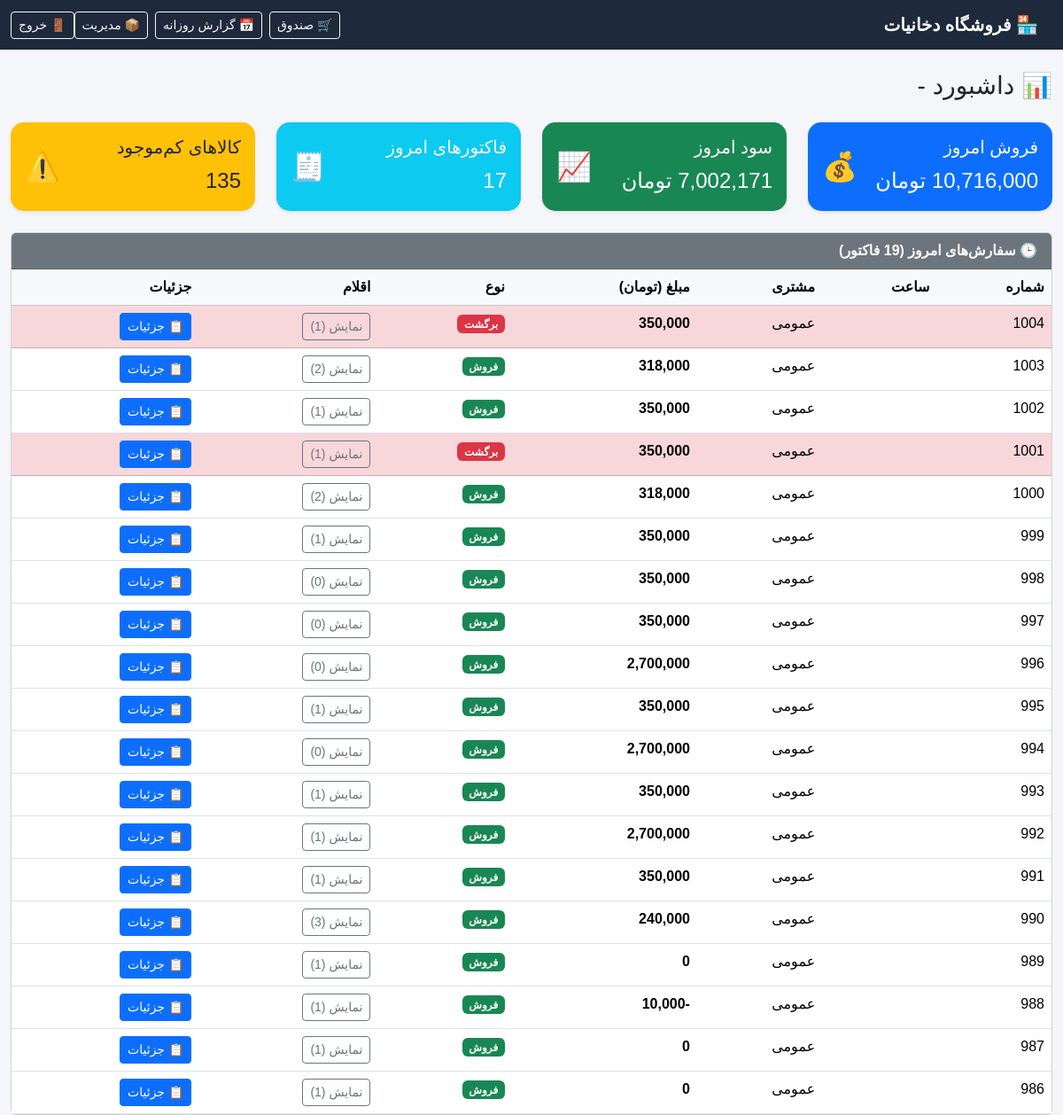
The page /sales/dashboard/ (signed in) on the database as committed earlier.
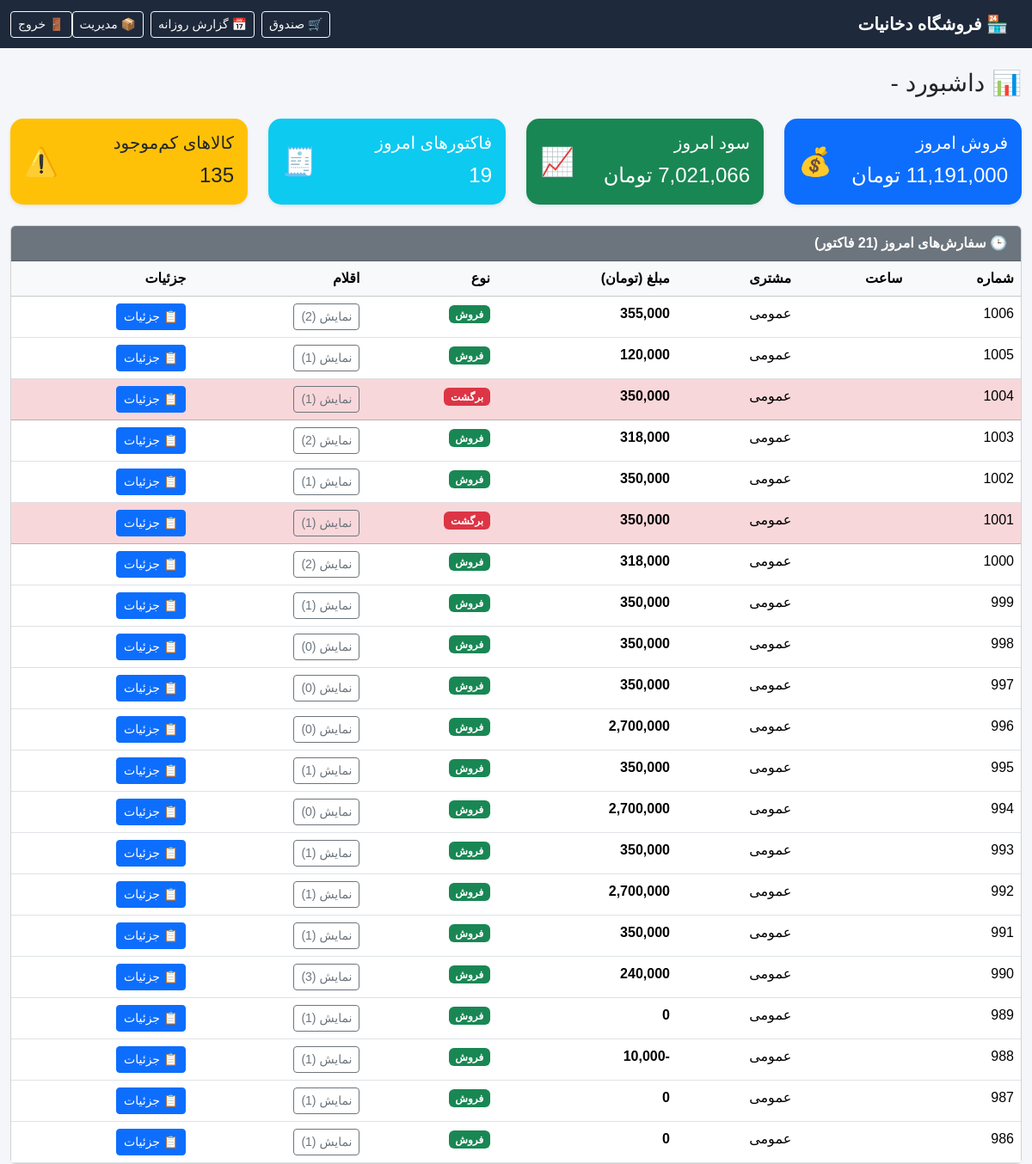
The same page on the database as committed later.
### sales/models.py (models this page shows, shortened)
class Order(models.Model):
    user = models.ForeignKey(settings.AUTH_USER_MODEL, on_delete=models.PROTECT, verbose_name="کاربر")
    customer = models.ForeignKey(Customer, null=True, blank=True, on_delete=models.SET_NULL, verbose_name="مشتری")
    customer_name = models.CharField(max_length=100, blank=True, null=True, verbose_name="نام مشتری")
    customer_phone = models.CharField(max_length=15, blank=True, null=True, verbose_name="تلفن مشتری")
    created_at = models.DateTimeField(auto_now_add=True, verbose_name="تاریخ ایجاد")
    is_paid = models.BooleanField(default=False, verbose_name="پرداخت شده")
    subtotal = models.DecimalField(max_digits=12, decimal_places=0, default=0, verbose_name="جمع کل")
    total_tax = models.DecimalField(max_digits=12, decimal_places=0, default=0, verbose_name="جمع مالیات")
    discount_type = models.CharField(max_length=10, default='none', verbose_name="نوع تخفیف")
    discount_value = models.DecimalField(max_digits=10, decimal_places=0, default=0, verbose_name="مقدار تخفیف")
    discount_amount = models.DecimalField(max_digits=12, decimal_places=0, default=0, verbose_name="مبلغ تخفیف")
    grand_total = models.DecimalField(max_digits=12, decimal_places=0, default=0, verbose_name="قابل پرداخت")
    is_held = models.BooleanField(default=False, verbose_name="نگهداری شده")
    held_at = models.DateTimeField(null=True, blank=True, verbose_name="تاریخ نگهداری")
    is_return = models.BooleanField(default=False, verbose_name="فاکتور برگشتی")
    original_order = models.ForeignKey(
        'self', null=True, blank=True, on_delete=models.SET_NULL,
        related_name='return_orders', verbose_name="فاکتور اصلی"
    )
    class Meta:
        verbose_name = "سفارش"
        verbose_name_plural = "سفارش‌ها"

### sales/views.py (the view)
# urls.py: path('dashboard/', views.dashboard, name='dashboard'),
@login_required
def dashboard(request):
    today = timezone.localdate()
    today_jalali = jdatetime.date.today().strftime('%Y/%m/%d')
    gross_sales = Order.objects.filter(
        created_at__date=today, is_paid=True, is_return=False
    ).aggregate(total=Sum(F('subtotal') - F('discount_amount')))['total'] or 0
    return_sales = Order.objects.filter(
        created_at__date=today, is_paid=True, is_return=True
    ).aggregate(total=Sum(F('subtotal') - F('discount_amount')))['total'] or 0
    today_sales = gross_sales - return_sales
    today_count = Order.objects.filter(created_at__date=today, is_paid=True, is_return=False).count()
    low_stock_products = Product.objects.filter(is_active=True, stock_quantity__lt=10).order_by('stock_quantity')[:10]
    low_stock_count = Product.objects.filter(is_active=True, stock_quantity__lt=10).count()
    today_orders = Order.objects.select_related('user')\
                     .prefetch_related('items__product')\
                     .filter(created_at__date=today, is_paid=True)\
                     .order_by('-created_at')
    cost_normal = OrderItem.objects.filter(
        order__created_at__date=today,
        order__is_paid=True,
        order__is_return=False
    ).aggregate(
        total=Sum(
            F('purchase_cost') * (F('quantity') - F('returned_quantity')),
            output_field=DecimalField(max_digits=14, decimal_places=0)
        )
    )['total'] or Decimal('0')
    cost_return = OrderItem.objects.filter(
        order__created_at__date=today,
        order__is_paid=True,
        order__is_return=True
    ).aggregate(
        total=Sum(
            F('purchase_cost') * (F('quantity') - F('returned_quantity')),
            output_field=DecimalField(max_digits=14, decimal_places=0)
        )
    )['total'] or Decimal('0')
    net_cost = cost_normal - cost_return
    profit_today = today_sales - net_cost
    total_tax = Order.objects.filter(
        created_at__date=today, is_paid=True, is_return=False
    ).aggregate(total=Sum('total_tax'))['total'] or 0
    context = {
        'today': today,
        'today_jalali': today_jalali,
        'today_sales': today_sales,
        'profit_today': profit_today,
        'today_count': today_count,
        'low_stock_products': low_stock_products,
        'low_stock_count': low_stock_count,
        'today_orders': today_orders,
        'total_tax': total_tax,
    }
    return render(request, 'sales/dashboard.html', context)

### core/templatetags/jalali_filters.py (called while the page is built)
@register.filter
def jalali_date(value, format="%Y/%m/%d %H:%M"):
    if value is None:
        return ""
    if hasattr(value, 'hour'):
        value = timezone.localtime(value)
    if hasattr(value, 'hour'):
        j_date = jdatetime.datetime.fromgregorian(datetime=value)
    else:
        j_date = jdatetime.date.fromgregorian(date=value)
    return j_date.strftime(format)

### inventory/models.py (called while the page is built)
    def __str__(self):
        if self.category:
            return f"{self.category.name} - {self.name}"
        return self.name

### management/templatetags/custom_filters.py (called while the page is built)
@register.filter
def format_quantity(value):
    if value is None:
        return '0'
    try:
        decimal_value = Decimal(str(value))
        if decimal_value == decimal_value.to_integral_value():
            return str(int(decimal_value))
        return str(decimal_value).rstrip('0').rstrip('.') if '.' in str(decimal_value) else str(decimal_value)
    except (ValueError, TypeError):
        return str(value)

### sales/templates/sales/dashboard.html (shortened to what this page needs)
{% load static %}
{% load humanize %}
{% load jalali_filters %}
{% load custom_filters %}
<!DOCTYPE html>
<html lang="fa" dir="rtl">
<head>
    <link rel="stylesheet" href="{% static 'css/bootstrap.min.css' %}">
</head>
<body>
<nav class="navbar navbar-dark mb-4">
    <div class="container-fluid">
        <a class="navbar-brand" href="{% url 'home' %}">🏪 فروشگاه دخانیات</a>
        <div class="d-flex">
            <a href="{% url 'pos' %}" class="btn btn-outline-light btn-sm me-2">🛒 صندوق</a>
            <a href="{% url 'daily_report' %}" class="btn btn-outline-light btn-sm me-2">📅 گزارش روزانه</a>
            <a href="{% url 'management:product_list' %}" class="btn btn-outline-light btn-sm me-2">📦 مدیریت</a>
            <a href="{% url 'logout' %}" class="btn btn-outline-light btn-sm">🚪 خروج</a>
        </div>
    </div>
</nav>
<div class="container-fluid">
    <h3 class="mb-4">📊 داشبورد - {{ today_jalali }}</h3>
    <div class="row g-4 mb-4">
        <div class="col-md-3">
            <div class="card stat-card bg-primary text-white">
                <div class="card-body d-flex justify-content-between align-items-center">
                    <div>
                        <h5 class="card-title">فروش امروز</h5>
                        <p class="card-text fs-4 mb-0">{{ today_sales|floatformat:"0"|intcomma }} تومان</p>
                    </div>
                    <div class="icon">💰</div>
                </div>
            </div>
        </div>
        <div class="col-md-3">
            <div class="card stat-card bg-success text-white">
                <div class="card-body d-flex justify-content-between align-items-center">
                    <div>
                        <h5 class="card-title">سود امروز</h5>
                        <p class="card-text fs-4 mb-0">{{ profit_today|floatformat:"0"|intcomma }} تومان</p>
                    </div>
                    <div class="icon">📈</div>
                </div>
            </div>
        </div>
        <div class="col-md-3">
            <div class="card stat-card bg-info text-white">
                <div class="card-body d-flex justify-content-between align-items-center">
                    <div>
                        <h5 class="card-title">فاکتورهای امروز</h5>
                        <p class="card-text fs-4 mb-0">{{ today_count }}</p>
                    </div>
                    <div class="icon">🧾</div>
                </div>
            </div>
        </div>
        <div class="col-md-3">
            <a href="{% url 'low_stock_report' %}" class="stat-link">
                <div class="card stat-card bg-warning text-dark">
                    <div class="card-body d-flex justify-content-between align-items-center">
                        <div>
                            <h5 class="card-title">کالاهای کم‌موجود</h5>
                            <p class="card-text fs-4 mb-0">{{ low_stock_count }}</p>
                        </div>
                        <div class="icon">⚠️</div>
                    </div>
                </div>
            </a>
        </div>
    </div>
    <div class="row g-4">
        <div class="col-12">
            <div class="card">
                <div class="card-header bg-secondary text-white">
                    🕒 سفارش‌های امروز ({{ today_orders.count }} فاکتور)
                </div>
                <div class="card-body p-0">
                    {% if today_orders %}
                    <div class="table-responsive">
                        <table class="table table-hover mb-0">
                            <thead class="table-light">
                                <tr>
                                    <th>شماره</th>
                                    <th>ساعت</th>
                                    <th>مشتری</th>
                                    <th>مبلغ (تومان)</th>
                                    <th>نوع</th>
                                    <th>اقلام</th>
                                    <th>جزئیات</th>
                                </tr>
                            </thead>
                            <tbody>
                                {% for order in today_orders %}
                                <tr class="{% if order.is_return %}table-danger{% endif %}">
                                    <td>{{ order.id }}</td>
                                    <td>{{ order.created_at|jalali_date:"%H:%M" }}</td>
                                    <td>{{ order.customer_name|default:"عمومی" }}</td>
                                    <td class="fw-bold">{{ order.grand_total|floatformat:"0"|intcomma }}</td>
                                    <td>
                                        {% if order.is_return %}
                                            <span class="badge bg-danger">برگشت</span>
                                        {% else %}
                                            <span class="badge bg-success">فروش</span>
                                        {% endif %}
                                    </td>
                                    <td>
                                        <button class="btn btn-sm btn-outline-secondary" type="button" data-bs-toggle="collapse" data-bs-target="#items-{{ order.id }}" aria-expanded="false">
                                            نمایش ({{ order.items.count }})
                                        </button>
                                    </td>
                                    <td>
                                        <a href="{% url 'management:order_detail' order.id %}" class="btn btn-sm btn-primary">📋 جزئیات</a>
                                    </td>
                                </tr>
                                {% endfor %}
                            </tbody>
                        </table>
                    </div>
                    {% else %}
                    <div class="p-3 text-muted">هنوز سفارشی برای امروز ثبت نشده است.</div>
                    {% endif %}
                </div>
            </div>
        </div>
    </div>
</div>
</body>
</html>

### sales/templates/sales/dashboard.html (style rules this page uses)
body { background: #f4f6f9; font-family: 'Vazir', Tahoma, sans-serif; }
.navbar { background: #1e293b; }
.navbar-brand { font-weight: bold; }
.stat-card { border-radius: 15px; border: none; box-shadow: 0 0.125rem 0.25rem rgba(0,0,0,.075); transition: transform 0.2s; }
.stat-card .icon { font-size: 2rem; }
.card-header { font-weight: 600; }
.stat-link { text-decoration: none; color: inherit; display: block; }

Rows that differ between the two databases and show on the page:
added Order: id "1006", customer_name "عمومی", grand_total "355,000", is_return "فروش", items.count "2"
added Order: id "1005", customer_name "عمومی", grand_total "120,000", is_return "فروش", items.count "1"
Other text that changed with them:
{{ today_count }}: "17" → "19"
